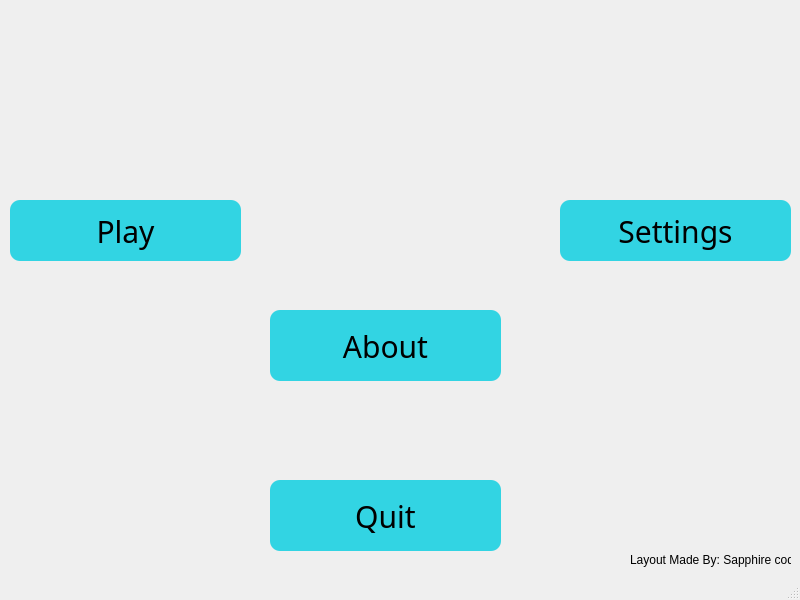
<?xml version="1.0" encoding="UTF-8"?>
<ui version="4.0">
 <class>mainWindow</class>
 <widget class="QMainWindow" name="mainWindow">
  <property name="geometry">
   <rect>
    <x>0</x>
    <y>0</y>
    <width>800</width>
    <height>600</height>
   </rect>
  </property>
  <property name="minimumSize">
   <size>
    <width>800</width>
    <height>600</height>
   </size>
  </property>
  <property name="maximumSize">
   <size>
    <width>800</width>
    <height>600</height>
   </size>
  </property>
  <property name="windowTitle">
   <string>Your VideoGame</string>
  </property>
  <property name="styleSheet">
   <string notr="true">
background-image: url(:/newPrefix/imgb.jpg);

</string>
  </property>
  <widget class="QWidget" name="centralwidget">
   <widget class="QPushButton" name="AboutBtn">
    <property name="geometry">
     <rect>
      <x>270</x>
      <y>310</y>
      <width>231</width>
      <height>71</height>
     </rect>
    </property>
    <property name="font">
     <font>
      <family>Cascadia Mono</family>
      <pointsize>-1</pointsize>
     </font>
    </property>
    <property name="styleSheet">
     <string notr="true">QPushButton{
	background-color: #32d4e3;
	background-image: url(:/newPrefix/imga.jpg);
	border-radius: 10px;
	font-size: 30px !important; 
}
QPushButton:hover{
	background-color: #3241e3;
	border-radius: 10px;
	color: white !important;
}</string>
    </property>
    <property name="text">
     <string>About</string>
    </property>
   </widget>
   <widget class="QPushButton" name="quitBtn">
    <property name="geometry">
     <rect>
      <x>270</x>
      <y>480</y>
      <width>231</width>
      <height>71</height>
     </rect>
    </property>
    <property name="font">
     <font>
      <family>Cascadia Mono</family>
      <pointsize>-1</pointsize>
     </font>
    </property>
    <property name="styleSheet">
     <string notr="true">QPushButton{
	background-color: #32d4e3;
	background-image: url(:/newPrefix/imga.jpg);
	border-radius: 10px;
	font-size: 30px !important; 
}
QPushButton:hover{
	background-color: #3241e3;
	border-radius: 10px;
	color: white !important;
}</string>
    </property>
    <property name="text">
     <string>Quit</string>
    </property>
   </widget>
   <widget class="QPushButton" name="settingsBtn">
    <property name="geometry">
     <rect>
      <x>560</x>
      <y>200</y>
      <width>231</width>
      <height>61</height>
     </rect>
    </property>
    <property name="font">
     <font>
      <family>Cascadia Code</family>
      <pointsize>-1</pointsize>
     </font>
    </property>
    <property name="styleSheet">
     <string notr="true">QPushButton{
	background-color: #32d4e3;
	background-image: url(:/newPrefix/imga.jpg);
	border-radius: 10px;
	font-size: 30px !important; 
}
QPushButton:hover{
	background-color: #3241e3;
	border-radius: 10px;
	color: white !important;
}</string>
    </property>
    <property name="text">
     <string>Settings</string>
    </property>
   </widget>
   <widget class="QPushButton" name="PlayBtn">
    <property name="geometry">
     <rect>
      <x>10</x>
      <y>200</y>
      <width>231</width>
      <height>61</height>
     </rect>
    </property>
    <property name="font">
     <font>
      <family>Cascadia Code</family>
      <pointsize>-1</pointsize>
     </font>
    </property>
    <property name="styleSheet">
     <string notr="true">QPushButton{
	background-color: #32d4e3;
	background-image: url(:/newPrefix/imga.jpg);
	border-radius: 10px;
	font-size: 30px !important; 
}
QPushButton:hover{
	background-color: #3241e3;
	border-radius: 10px;
	color: white !important;
}</string>
    </property>
    <property name="text">
     <string>Play</string>
    </property>
   </widget>
   <widget class="QLabel" name="label">
    <property name="geometry">
     <rect>
      <x>630</x>
      <y>550</y>
      <width>161</width>
      <height>20</height>
     </rect>
    </property>
    <property name="text">
     <string>Layout Made By: Sapphire code</string>
    </property>
   </widget>
  </widget>
  <widget class="QStatusBar" name="statusbar"/>
 </widget>
 <resources>
  <include location="ima.qrc"/>
  <include location="iag.qrc"/>
 </resources>
 <connections/>
</ui>
